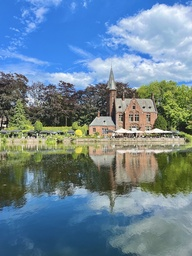
#> input picture module_2/bruges.jpeg, 192 x 256 px, shrunk from 720 x 960 before the run
$ python ex.py
#> lines starting #> are read from the running program, lines starting #| are printed output that depends on the picture
### image_handler.py
import numpy as np
from PIL import Image

def load_img(path):
#> called with path = 'bruges.jpeg'
    with Image.open(path) as im:
#> im is the input picture: PIL image 192x256 RGB; mean R, G, B 108.4, 133.2, 149
        img = np.asarray(im)
    return img

def save_img(img, path):
    Image.fromarray(img.astype(np.uint8)).save(path)

### test/ex.py
import os
os.chdir("module_2")
from gmm import gmm
from kmeans import kmeans
from image_handler import load_img, save_img
import matplotlib.pyplot as plt

img = load_img("bruges.jpeg")
plt.imshow(img)
h, w, c = img.shape
#> h = 256; w = 192; c = 3

imgf = img.reshape((-1, 3))

from sklearn.cluster import KMeans
from sklearn.mixture import GaussianMixture
k = 9
# Kmeans
out = KMeans(k).fit(imgf)
labels_k = out.labels_
centers = out.cluster_centers_
#> centers = [[96.89, 102.8, 75.71], [151.7, 182.8, 220.2], [43.44, 87.23, 126.4], [120.6, 139.5, 146.9], [67.58, 134.4, 223.8], [60.41, 65.49, 43.95], [199.3, 215.2, 234.2], [186.5, 177.6, 147.6], [146.7, 147.1, 102]]
img_new_k = centers[labels_k].reshape((h, w, c))
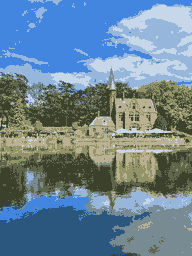
#> img_new_k: shape (256, 192, 3) float64; mean of channels 0, 1, 2 108.4, 133.3, 149; drawn as R, G, B
save_img(img_new_k, "bruges_k%d.jpeg" % k)
# GMM
out = GaussianMixture(k).fit(imgf)
labels_g = out.predict(imgf)
centers = out.means_
#> centers = [[167.2, 154.9, 136.7], [47.5, 93.83, 135.8], [58.74, 129.9, 226.5], [153.5, 161.2, 104], [176.8, 201, 228.4], [72.68, 81.55, 46.26], [107.1, 159.7, 234.9], [86.91, 90.15, 86.91], [133.2, 153.4, 161.3]]
img_new_g = centers[labels_g].reshape((h, w, c))
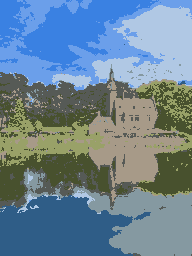
#> img_new_g: shape (256, 192, 3) float64; mean of channels 0, 1, 2 107.9, 132.9, 149; drawn as R, G, B
save_img(img_new_g, "bruges_g%d.jpeg" % k)

def plot_rgb(img, labels, filename, nr=3, nc=3):
#> called with img = array of shape (49152, 3), labels = array of shape (49152,), filename = 'rgb_k', nr = 3, nc = 3
    fig = plt.figure(figsize=(20, 20))
    for i in range(9):
        ax = fig.add_subplot(nr, nc, i + 1, projection='3d')
        ax.scatter(img[labels==i, 0],
                   img[labels==i, 1],
                   img[labels==i, 2],
                c=img[labels==i]/255, alpha=.7)
        ax.set_xlabel('red')
        ax.set_ylabel('green')
        ax.set_zlabel('blue')
        ax.set_xlim([0, 255])
        ax.set_ylim([0, 255])
        ax.set_zlim([0, 255])

    fig.tight_layout()
    fig.savefig(filename, transparent=False)
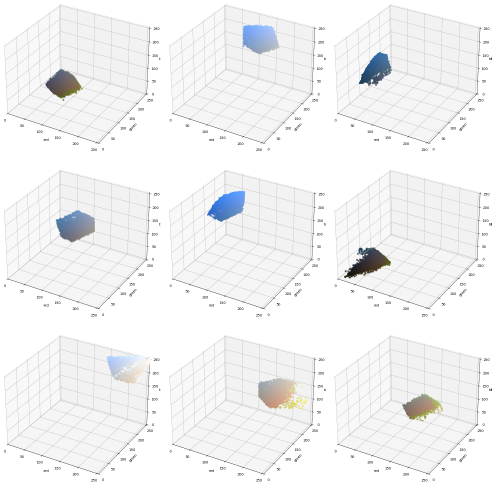
#> figure drawn by matplotlib, 9 panels

plot_rgb(imgf, labels_k, "rgb_k")
plot_rgb(imgf, labels_g, "rgb_g")
#> call 2 of plot_rgb, with img = array of shape (49152, 3), labels = array of shape (49152,), filename = 'rgb_g', nr = 3, nc = 3
#> in plot_rgb (call 2), `fig.savefig(filename, transparent=False)`:
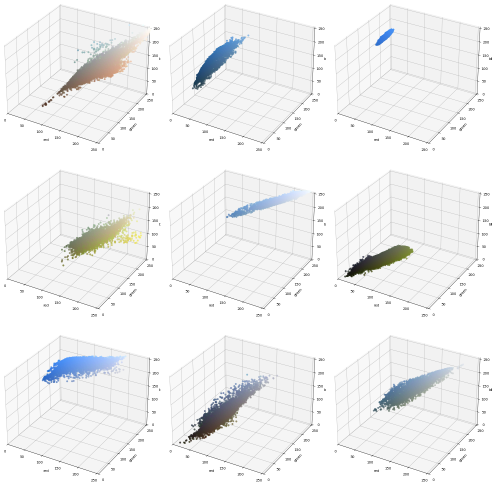
#> figure drawn by matplotlib, 9 panels


import pandas as pd
import plotly
import plotly.express as px
import plotly.graph_objs as go
dt = pd.DataFrame(imgf)
#> dt = table of 49152 rows and 3 columns
dt.columns = ['x', 'y', 'z']
dt.loc[:, "color"] = ["rgb(%d, %d, %d)" % tuple(row.values.tolist())  for _, row in dt.iterrows()]

# [12 lines of commented-out code are left out]

fig = px.scatter_3d(dt, x='x', y='y', z='z',
                    color='color')
# fig.show()
plotly.offline.plot(fig, "fig.html")

fig
